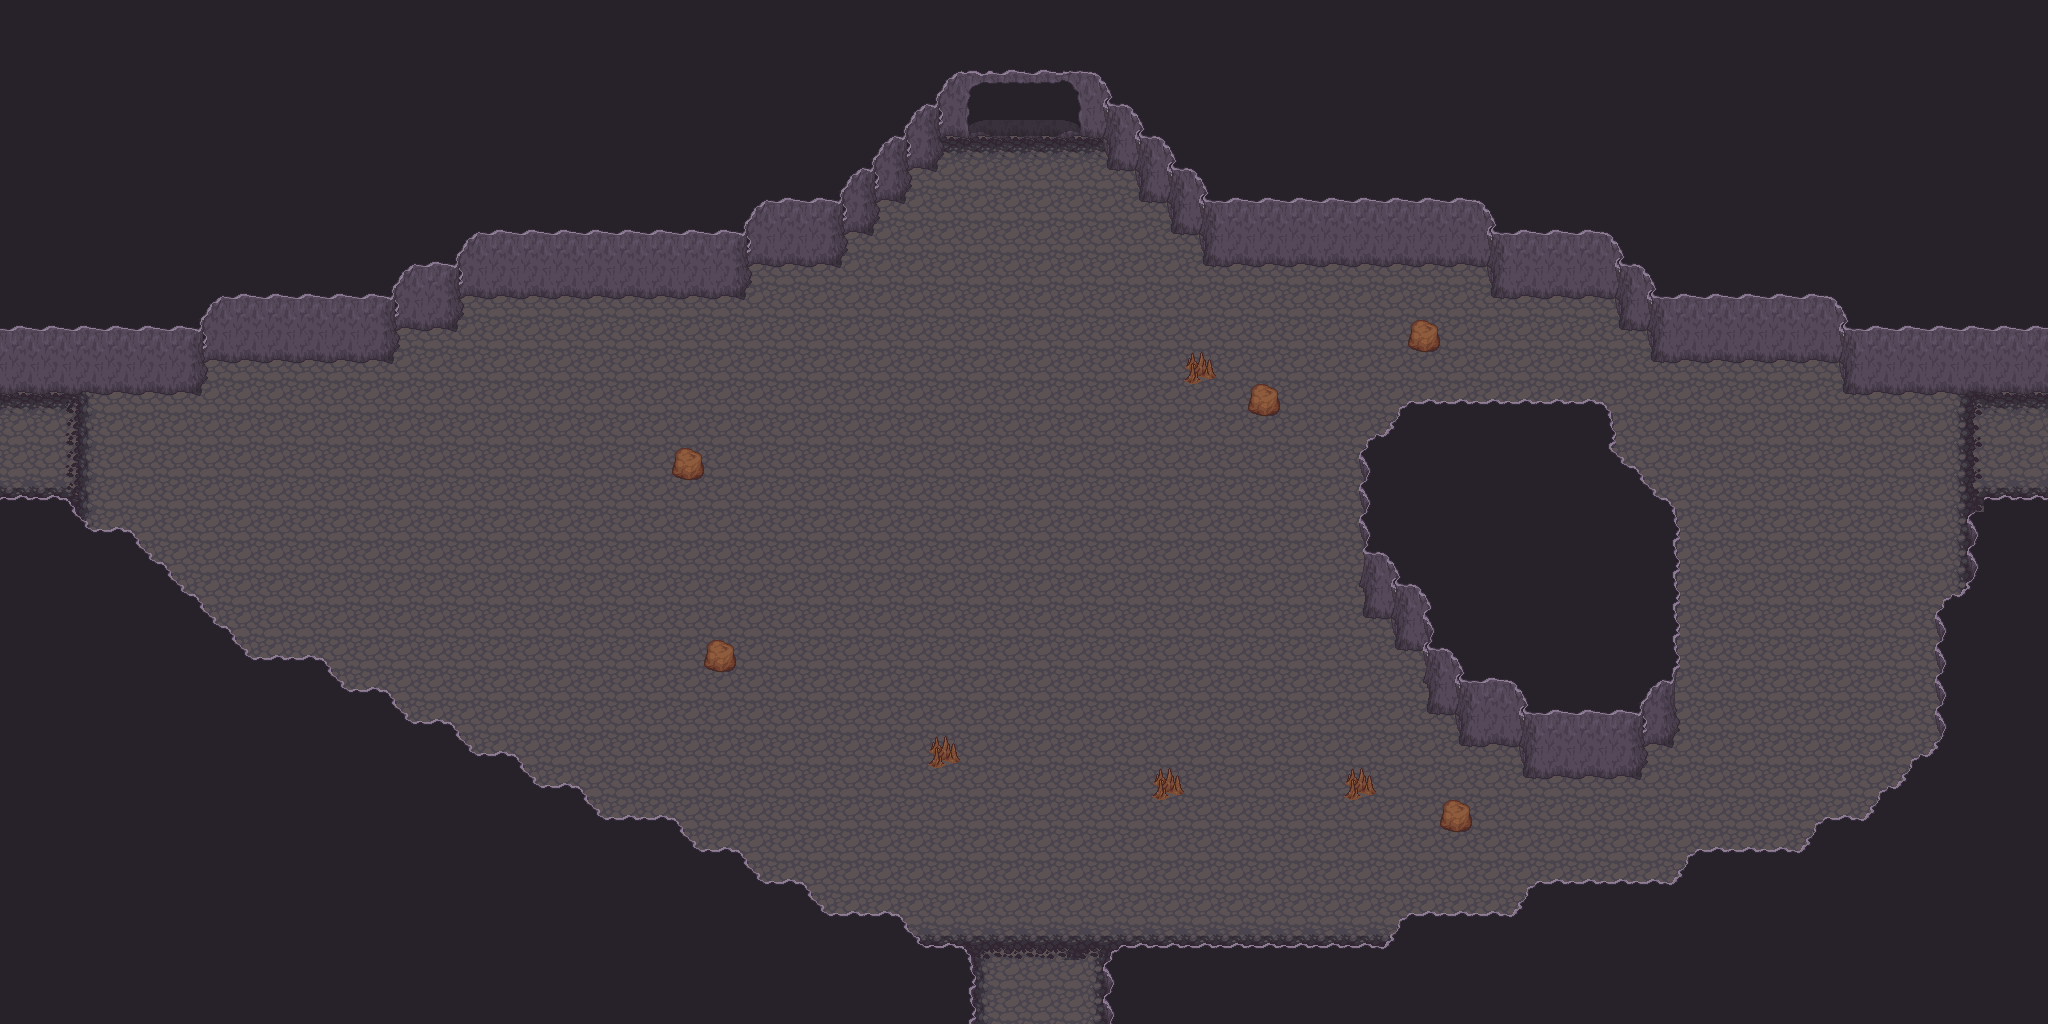

Rendered tile map (Tiled .tmx) drawn with the repository's tilesets; below, a short description and the map source with its tile grids summarised:
An orthogonal 64x32 tile map with 32x32 px tiles, 7 tile layers (Ground, Ground +1, Ground +2, Wall, ...), 5 hidden layers not drawn, 8 tilesets.

<map version="1.0" orientation="orthogonal" renderorder="right-down" width="64" height="32" tilewidth="32" tileheight="32" nextobjectid="1">
 <tileset firstgid="1" name="Artis_dock" tilewidth="32" tileheight="32" tilecount="128" columns="16">
  <image source="../Ressources/Artis_dock.png" width="512" height="256" />
 </tileset>
 <tileset firstgid="129" name="base_out_atlas" tilewidth="32" tileheight="32" tilecount="1024" columns="32">
  <image source="../Ressources/base_out_atlas.png" width="1024" height="1024" />
 </tileset>
 <tileset firstgid="1153" name="build_atlas" tilewidth="32" tileheight="32" tilecount="1024" columns="32">
  <image source="../Ressources/build_atlas.png" width="1024" height="1024" />
 </tileset>
 <tileset firstgid="2177" name="caves" tilewidth="32" tileheight="32" tilecount="66" columns="11">
  <image source="../Ressources/caves.png" width="352" height="192" />
 </tileset>
 <tileset firstgid="2243" name="forest_tiles" tilewidth="32" tileheight="32" tilecount="256" columns="16">
  <image source="../Ressources/forest_tiles.png" width="512" height="512" />
 </tileset>
 <tileset firstgid="2499" name="obj_misk_atlas" tilewidth="32" tileheight="32" tilecount="1024" columns="32">
  <image source="../Ressources/obj_misk_atlas.png" width="1024" height="1024" />
 </tileset>
 <tileset firstgid="3523" name="terrain_atlas" tilewidth="32" tileheight="32" tilecount="1024" columns="32">
  <image source="../Ressources/terrain_atlas.png" width="1024" height="1024" />
 </tileset>
 <tileset firstgid="4547" name="tileset_stone_v4_p1" tilewidth="32" tileheight="32" tilecount="70" columns="5">
  <image source="../Ressources/tileset_stone_v4_p1.png" width="166" height="463" />
 </tileset>
 <layer name="Ground" width="64" height="32">
  <data>[2048 cells, 2048 non-empty, 1 distinct tile ids]</data>
 </layer>
 <layer name="Ground +1" width="64" height="32">
  <data>[2048 cells, 182 non-empty, 14 distinct tile ids]</data>
 </layer>
 <layer name="Ground +2" width="64" height="32">
  <data>[2048 cells, 71 non-empty, 11 distinct tile ids]</data>
 </layer>
 <layer name="Wall" width="64" height="32">
  <data>[2048 cells, 1267 non-empty, 19 distinct tile ids]</data>
 </layer>
 <layer name="Door" width="64" height="32">
  <data>[2048 cells, 12 non-empty, 9 distinct tile ids]</data>
 </layer>
 <layer name="TopDoorBlock" width="64" height="32" visible="0">
  <data>[2048 cells, 12 non-empty, 3 distinct tile ids]</data>
 </layer>
 <layer name="BottomDoorBlock" width="64" height="32" visible="0">
  <data>[2048 cells, 18 non-empty, 2 distinct tile ids]</data>
 </layer>
 <layer name="LeftDoorBlock" width="64" height="32" visible="0">
  <data>[2048 cells, 22 non-empty, 3 distinct tile ids]</data>
 </layer>
 <layer name="RightDoorBlock" width="64" height="32" visible="0">
  <data>[2048 cells, 24 non-empty, 3 distinct tile ids]</data>
 </layer>
 <layer name="Collide" width="64" height="32" visible="0">
  <data>[2048 cells, 1184 non-empty, 1 distinct tile ids]</data>
 </layer>
 <layer name="UpOne" width="64" height="32">
  <data>[2048 cells, 0 non-empty, 0 distinct tile ids]</data>
 </layer>
 <layer name="UpTwo" width="64" height="32">
  <data>[2048 cells, 0 non-empty, 0 distinct tile ids]</data>
 </layer>
</map>
